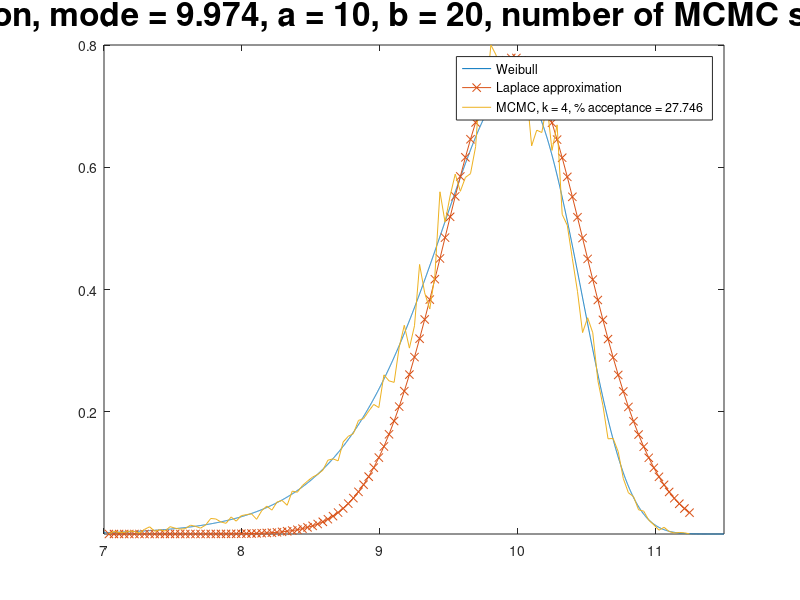

MATLAB code to generate this figure:
clear all
%parameter in the jump distribution:
k=4;
%M here is nsim...
nsim=100000;
%parameters of the Weibull distribution
a=10;
b=20;

xx=7:.001:11.5;
Y = wblpdf(xx,a,b);
[maxY,i]=max(Y);
mode=xx(i);

%Get the second derivative about the mode of the Weibull distribution, 
%for the purpose of obtaining the jump distribution for the MCMC algorithm.
%The second derivative can be approximated numerically as the first derivative
%of the first derivative. A numerical approximation of the function f around
%the point, x, is (f(x+eps)-f(x-eps))/(2*eps), so the approximation of
%the second derivative is (eps1=eps):
%fpp=(f(x+eps+eps1)-f(x-eps+eps1)-(f(x+eps-eps1)-f(x-eps-eps1)))/(2*eps*2*eps1);

eps=.000001;
x=mode;
f1=wblpdf(x+2*eps,a,b);
f2=wblpdf(x-2*eps,a,b);
fpp=(f1-2*maxY+f2)/(2*eps*2*eps);
sV=sqrt(-1/fpp);

%get the variance required for the Laplace approximation:
lf1=log(wblpdf(x+2*eps,a,b));
lf2=log(wblpdf(x-2*eps,a,b));
lfpp=(lf1-2*log(maxY)+lf2)/(2*eps*2*eps);
sVN=sqrt(-1/lfpp);

randn('seed',0);
thet(1)=mode;
ix=0;

for ii = 2:nsim
    rr=randn*sV;
    u=rand;
    x=thet(ii-1)+k*rr;
    x0=thet(ii-1);
    if x <= 0
        thet(ii)=thet(ii-1);%the Weibull random variable is non-negative, so a negative candidate has density zero.
    else
        fn=wblpdf(x,a,b);
        fd=wblpdf(x0,a,b);
        lam=fn/fd;
        if u < lam
            thet(ii)=x;
            ix=ix+1;
        else
            thet(ii)=thet(ii-1);
        end
    end
end

ia=min([1000,round(.01*nsim)]);
[N,X]=hist(thet([ia:nsim]),150);
b1=max(diff(X));
b2=min(diff(X));
if abs(b1-b2) > .1e-10
    error('(gammaMCMC) something went wrong')
end
bb=b1;

%Next, scale N so that the Riemann integral over the histogram is unity.
%Here is the logic....
%The Riemann integral is the sum of the area of rectangles under the
%integral. In the case of a histogram, it is the sum of the width of
%the rectangles times their heigth. The hist command provides a height, N(i),
%associated with each of a set of 150 bins of width b, and these have to be
%scaled by a constant independent of i, to ensure that the Riemann integral
%is unity. The scaled height is n(i). The selected constant is a.
%(It can be verified numerically that a similar adjustment before graphing
%a pdf function is redundant, i.e., a is approximately unity.)

aa=bb*sum(N);
n=N/aa;
I=find(X<max(xx)&X>min(xx));
s2=max(I);
s1=min(I);

aa=['MCMC, k = ',num2str(k),', % acceptance = ',num2str(100*ix/nsim)];
II=[s1:s2];
plot(xx,Y,X(II),normpdf(X(II),mode,sVN),'x-',X(II),n(II))
legend('Weibull','Laplace approximation',aa)
ff=['Weibull distribution, mode = ',num2str(mode),', a = ',num2str(a),', b = ',num2str(b),', number of MCMC simulations = ',num2str(nsim-ia)];
title(ff,'FontSize',24)
axis tight
